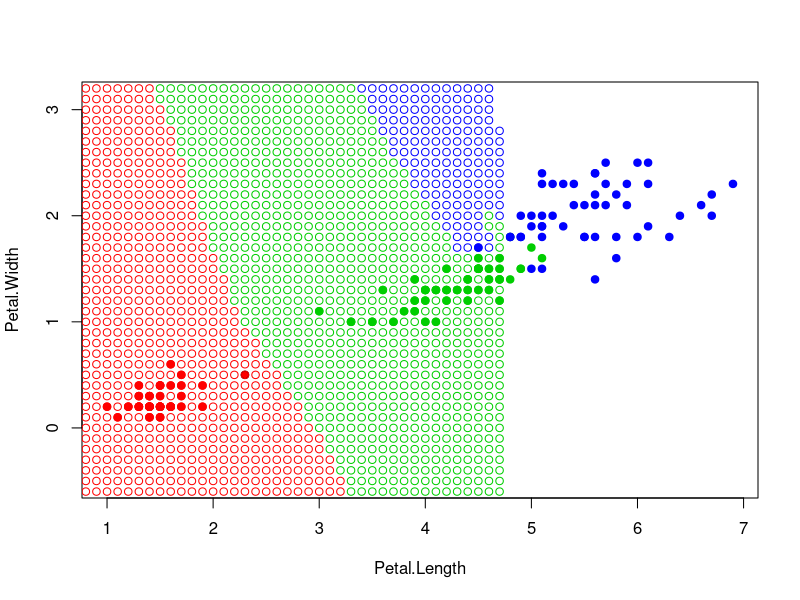

This figure's R source: (Note: a time limit stopped this script after it produced the figure.)
euclideanDistance <- function(u, v)
{
  sqrt(sum((u - v)^2))
}
sortObjectsByDist <- function(xl, z)
{
  l <- dim(xl)[1]
  n <- dim(xl)[2] - 1
  distances <- matrix(NA, l, 2)
  for (i in 1:l)
  {
    distances[i, ] <- c(i,euclideanDistance(xl[i, 1:n], z))
  }
  orderedXl <- xl[order(distances[, 2]), ]
  return (orderedXl);
}
oneNN <- function(xl, z)
{
  orderedXl <- sortObjectsByDist(xl, z)
  n <- dim(orderedXl)[2] - 1
  classes <- orderedXl[1, n + 1]
  counts <- table(classes)
  class <- names(which.max(counts))
  return (class)
}
colors <- c("setosa" = "red", "versicolor" = "green3",
            "virginica" = "blue")
plot(iris[, 3:4], pch = 21, bg = colors[iris$Species], col
     = colors[iris$Species], asp = 1)
z <- c(2.3, 0.5)
xl <- iris[, 3:5]
class <- oneNN(xl, z)
points(z[1], z[2], pch = 21, bg = colors[class], asp = 1)
for (i in seq(0.8, 7.2, 0.1)) {
  for (j in seq(-1, 3.5, 0.1)) {
    points(i, j, pch = 1, col = colors[oneNN(iris[, 3:5], c(i, j))])
  }
}
